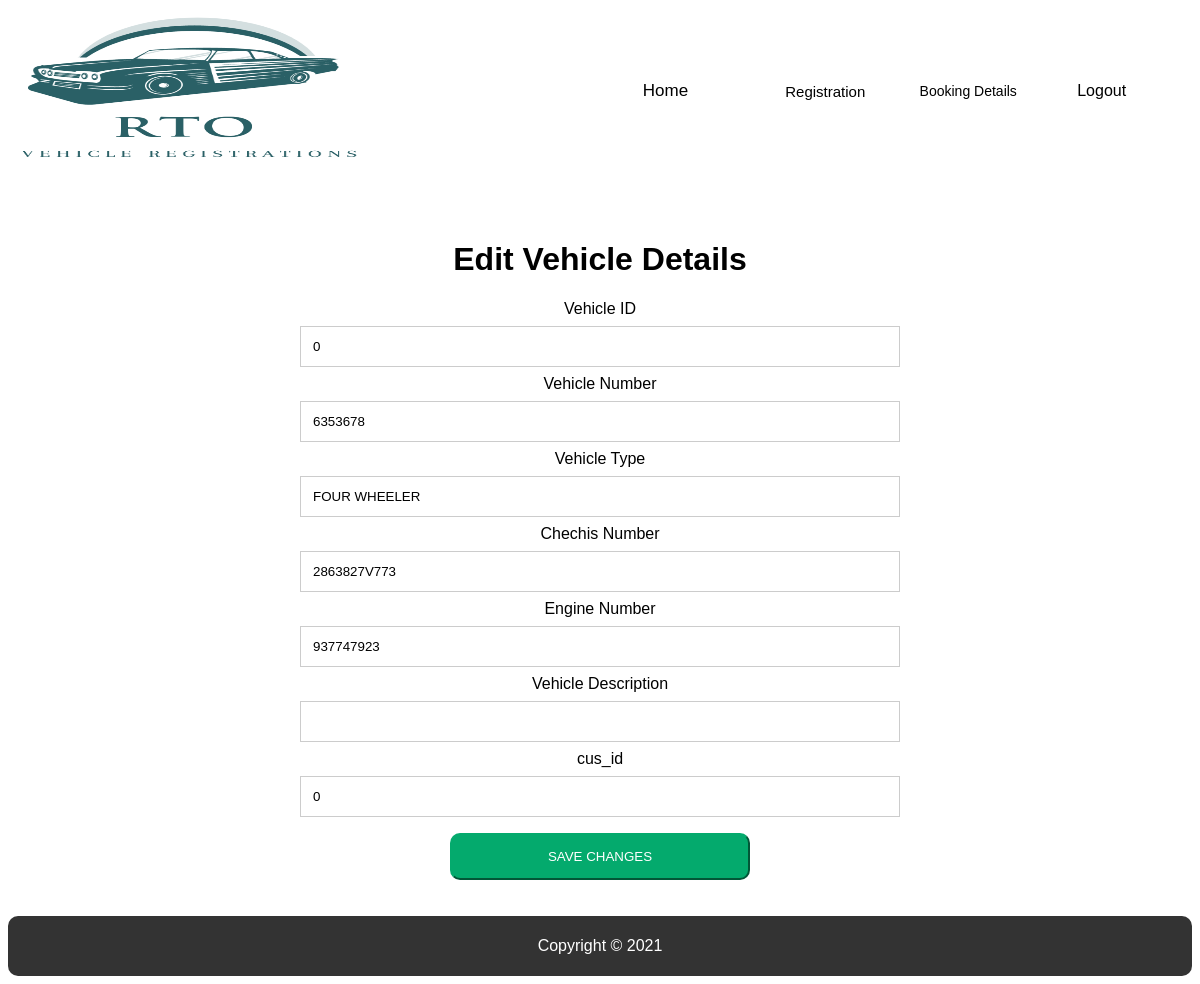
/editvehicle.php?id=0, run on the app's committed database.
### tables this page shows
CREATE TABLE `vehicle` (
  `veh_id` int(11) NOT NULL,
  `veh_num` varchar(50) DEFAULT NULL,
  `veh_type` varchar(50) DEFAULT NULL,
  `chechis` varchar(50) DEFAULT NULL,
  `engine_no` varchar(50) DEFAULT NULL,
  `veh_desc` varchar(150) DEFAULT NULL,
  `cus_id` int(11) DEFAULT NULL
);

### db/conn.php (called while the page is built, shortened)
<?php
    $host = '127.0.0.1';
	$db = 'contact_db';
	$user = 'root';
	$pass = '';
	$charset = 'utf8mb4';
	$dsn = "mysql:host=$host;dbname=$db;charset=$charset";
    try{
		$pdo = new PDO($dsn ,$user ,$pass);
		$pdo->setAttribute(PDO::ATTR_ERRMODE, PDO::ERRMODE_EXCEPTION);
	} catch(PDOException $e){
		echo $e->getMessage();
	}
    require_once'crud.php';
    $crud = new crud($pdo);
?>

### db/crud.php (called while the page is built, shortened)
<?php
class crud{
	private $db;
	function __construct($conn){
		$this->db = $conn;
	}
	public function getvehicledetails($veh_id){
        try{
        $sql = "select * from vehicle where veh_id = :veh_id";
        $stmt = $this->db->prepare($sql);
        $stmt->bindparam(':veh_id', $veh_id);
        $stmt->execute();
        $result = $stmt->fetch();
        return $result;
        }catch (PDOException $e) {
            echo $e->getMessage();
            return false;
        }
    }
}
?>

### editvehicle.php (the view, shortened to what this page needs)
<?php
require'include/admin_header.php';
require_once 'db/conn.php';
if(!isset($_GET['id']))
    {
        echo 'error';
        header("Location: viewvehicle.php");
    }
    else{
        $id = $_GET['id'];
        $vehicle = $crud->getvehicledetails($id);
	}
?>
<br/>
<br/>
<table width="100%" height="650px" cellspacing="5px" cellpadding="5px" align="center">
<tr>
<td align="center">
<h1 align="center"><span class="p1">Edit Vehicle Details</span></h1>
<form action="editpostvehicle.php" method="post">
 <div class="container p1">
 <label for="veh_id">Vehicle ID</label>
 <input name="veh_id" type="number" value="<?php echo $vehicle['veh_id'] ?>" maxlength="50" required id="veh_id" />
 <label for="veh_num">Vehicle Number</label>
 <input name="veh_num" type="text" value="<?php echo $vehicle['veh_num'] ?>" maxlength="50" required id="veh_num" />
 <label for="veh_type">Vehicle Type</label>
 <input name="veh_type" type="text" value="<?php echo $vehicle['veh_type'] ?>" maxlength="50" required id="veh_type" />
 <label for="chechis">Chechis Number</label>
 <input name="chechis" type="text" value="<?php echo $vehicle['chechis'] ?>" maxlength="50" required  id="chechis" />
 <label for="engine_no">Engine Number</label>
 <input name="engine_no" type="text" value="<?php echo $vehicle['engine_no'] ?>" maxlength="11" required id="engine_no" />
 <label for="veh_desc">Vehicle Description</label><br/>
 <input name="veh_desc" type="text" value="<?php echo $vehicle['veh_desc'] ?>" maxlength="150" required id="veh_desc" />
 <label for="cus_id">cus_id</label>
 <input name="cus_id" type="number" value="<?php echo $vehicle['cus_id'] ?>" maxlength="11" required id="cus_id" />
 </div>
<button type="submit"  name="submit" class="bbutton">SAVE CHANGES</button>
 </form>
 </td>
 </tr>
 </table>
 <br/>
 <?php require'include/footer.php'?>

### include/admin_header.php (style rules this page uses)
body { background-color:white; }
html { font-size:100%; }
input { width:600px; padding:12px; margin:8px 0; border:1px solid #ccc; box-sizing:border-box; display:block; }
.p1 { font-family:Arial, Helveica, sans-serif, "Times New Roman"; }
.bbutton { width:300px; background-color:#04aa6D; color:white; margin:8px 0; padding:14px 20px; border-color:#04aa6D; cursor:pointer; border-radius:10px; }
@media (min-width: 640px) { body { font-size:1rem; } }

### data on the page
vehicle: veh_id "0", veh_num "6353678", veh_type "FOUR WHEELER", chechis "2863827V773", engine_no "937747923", cus_id "0"
